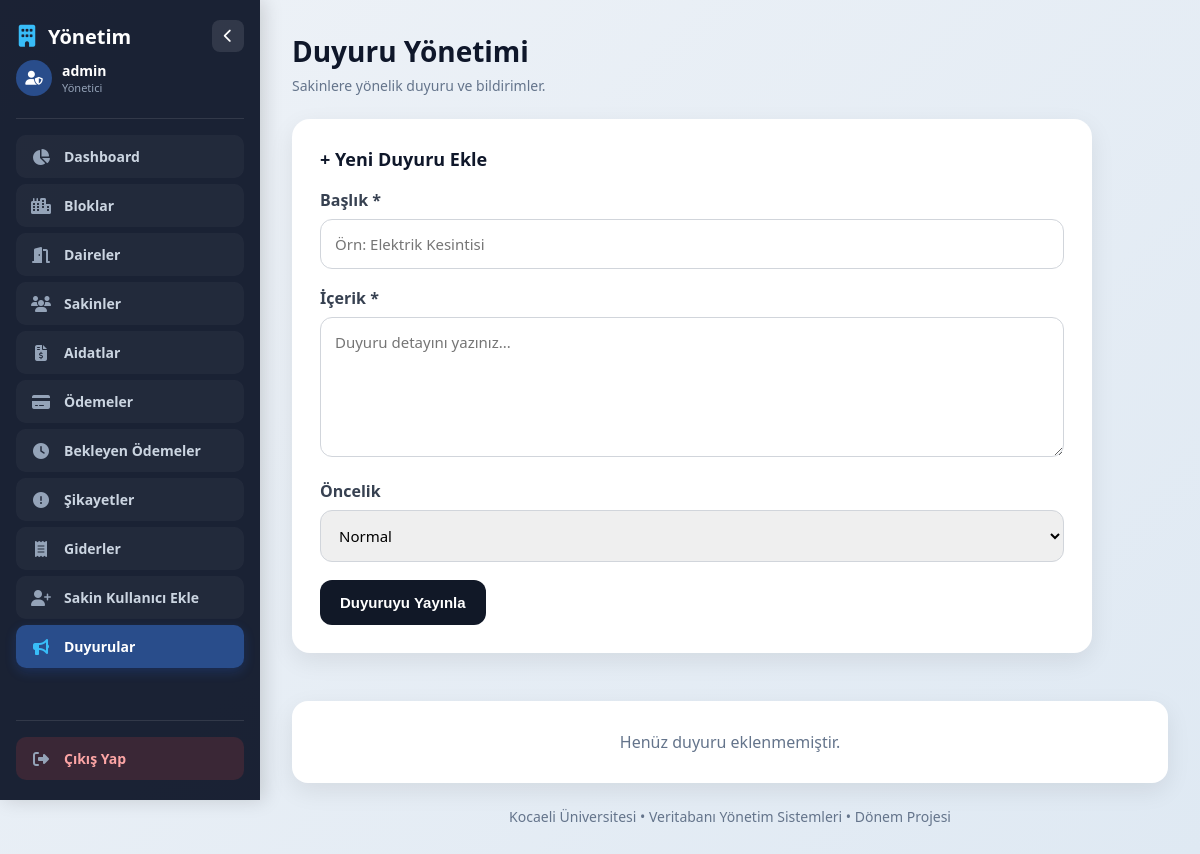
Page /announcements.php (signed in) on the earlier database version.
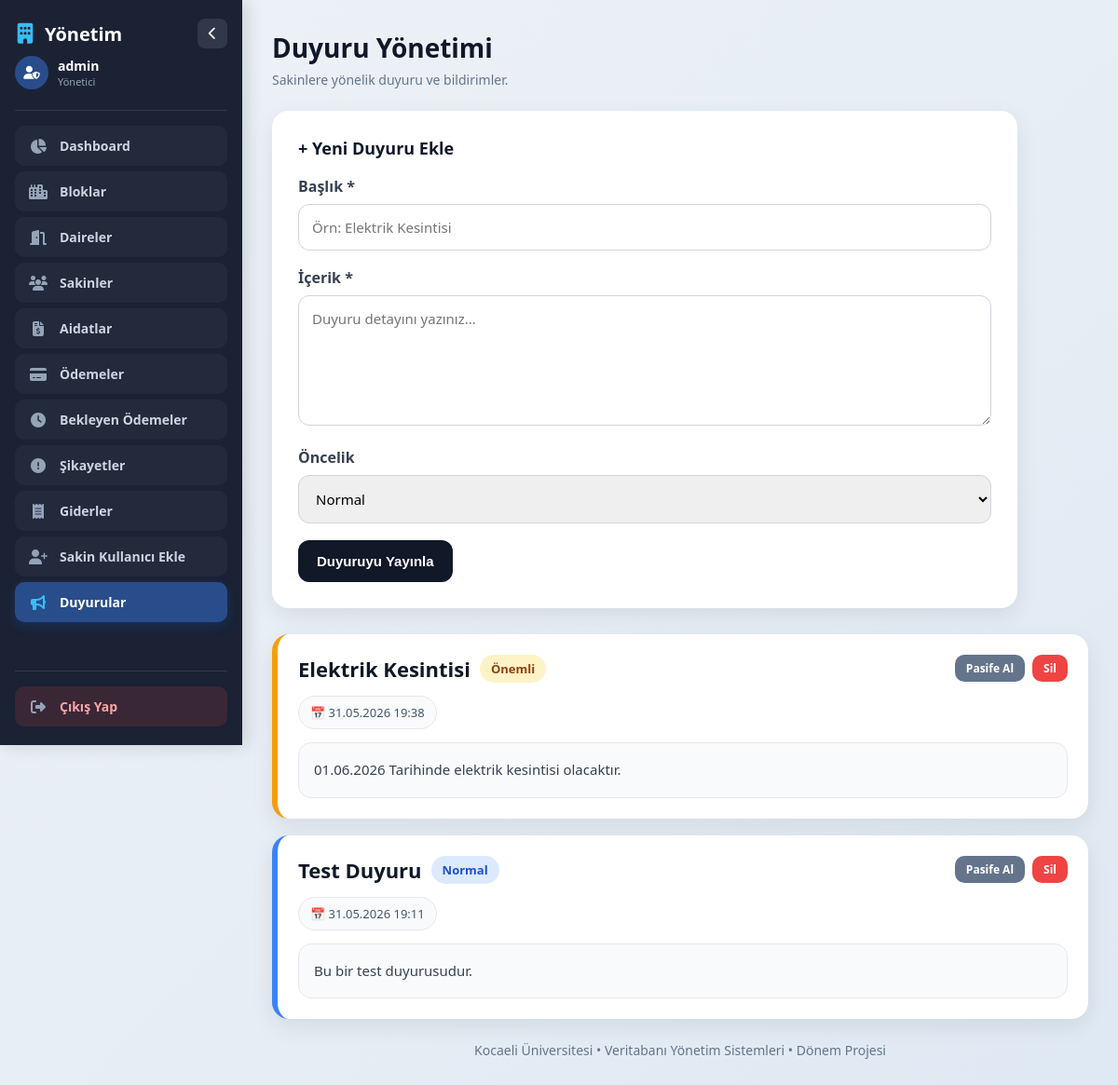
Same page on the later database version.
### tables this page shows
CREATE TABLE `announcements` (
  `announcement_id` int(11) NOT NULL,
  `title` varchar(200) NOT NULL,
  `content` text NOT NULL,
  `priority` enum('normal','onemli','acil') NOT NULL DEFAULT 'normal',
  `is_active` tinyint(1) NOT NULL DEFAULT 1,
  `created_at` timestamp NOT NULL DEFAULT current_timestamp()
);

### announcements.php (the view, shortened to what this page needs)
<?php
require_once "includes/auth.php";
$announcements = $conn->query("SELECT * FROM announcements ORDER BY created_at DESC")->fetchAll(PDO::FETCH_ASSOC);
require_once "includes/header_admin.php";
?>
        <div class="top-bar">
            <div>
                <h1>Duyuru Yönetimi</h1>
                <p>Sakinlere yönelik duyuru ve bildirimler.</p>
            </div>
        </div>
        <div class="form-box" style="margin-bottom:28px;">
            <h2 style="font-size:18px; margin-bottom:18px; color:#0f172a;">+ Yeni Duyuru Ekle</h2>
            <form method="POST">
                <div class="form-group">
                    <label>Başlık *</label>
                    <input type="text" name="title" placeholder="Örn: Elektrik Kesintisi" required>
                </div>
                <div class="form-group">
                    <label>İçerik *</label>
                    <textarea name="content" placeholder="Duyuru detayını yazınız..." required></textarea>
                </div>
                <div class="form-group">
                    <label>Öncelik</label>
                    <select name="priority">
                        <option value="normal">Normal</option>
                    </select>
                </div>
                <button type="submit" class="submit-btn">Duyuruyu Yayınla</button>
            </form>
        </div>
        <div class="list-box">
            <?php if (count($announcements) > 0): ?>
                <?php foreach ($announcements as $a): ?>
                    <?php
                        $borderColor = $a['priority'] == 'acil' ? '#ef4444' : ($a['priority'] == 'onemli' ? '#f59e0b' : '#3b82f6');
                        $priorityLabel = ['normal' => 'Normal', 'onemli' => 'Önemli', 'acil' => 'Acil'][$a['priority']];
                        $priorityBg = ['normal' => '#dbeafe', 'onemli' => '#fef3c7', 'acil' => '#fee2e2'][$a['priority']];
                        $priorityColor = ['normal' => '#1d4ed8', 'onemli' => '#92400e', 'acil' => '#991b1b'][$a['priority']];
                    ?>
                    <div class="complaint-card" style="border-left-color:<?php echo $borderColor; ?>; opacity:<?php echo $a['is_active'] ? '1' : '0.5'; ?>;">
                        <div class="complaint-header">
                            <div style="display:flex; align-items:center; gap:10px; flex-wrap:wrap;">
                                <div class="complaint-title"><?php echo htmlspecialchars($a['title']); ?></div>
                                <span class="badge" style="background:<?php echo $priorityBg; ?>; color:<?php echo $priorityColor; ?>;">
                                    <?php echo $priorityLabel; ?>
                                </span>
                            </div>
                            <div style="display:flex; gap:8px;">
                                <a href="announcements.php?toggle=<?php echo $a['announcement_id']; ?>"
                                   class="btn" style="padding:6px 12px; font-size:12px; background:<?php echo $a['is_active'] ? '#64748b' : '#16a34a'; ?>;">
                                    <?php echo $a['is_active'] ? 'Pasife Al' : 'Aktife Al'; ?>
                                </a>
                                <a href="announcements.php?delete=<?php echo $a['announcement_id']; ?>"
                                   class="btn" style="padding:6px 12px; font-size:12px; background:#ef4444;"
                                   onclick="return confirm('Bu duyuruyu silmek istediğinize emin misiniz?')">Sil</a>
                            </div>
                        </div>
                        <div class="meta-row">
                            <div class="meta-item">📅 <?php echo date('d.m.Y H:i', strtotime($a['created_at'])); ?></div>
                        </div>
                        <div class="description-box"><?php echo nl2br(htmlspecialchars($a['content'])); ?></div>
                    </div>
                <?php endforeach; ?>
            <?php else: ?>
                <div class="empty-box">Henüz duyuru eklenmemiştir.</div>
            <?php endif; ?>
        </div>
<?php require_once "includes/footer_admin.php"; ?>

Differences in the rows shown:
added announcements: title "Elektrik Kesintisi", priority "Önemli", is_active "Pasife Al", created_at "31.05.2026 19:38", content "01.06.2026 Tarihinde elektrik kesintisi olacaktır."
added announcements: title "Test Duyuru", priority "Normal", is_active "Pasife Al", created_at "31.05.2026 19:11", content "Bu bir test duyurusudur."
Other differences:
text no longer shown: "Henüz duyuru eklenmemiştir."
